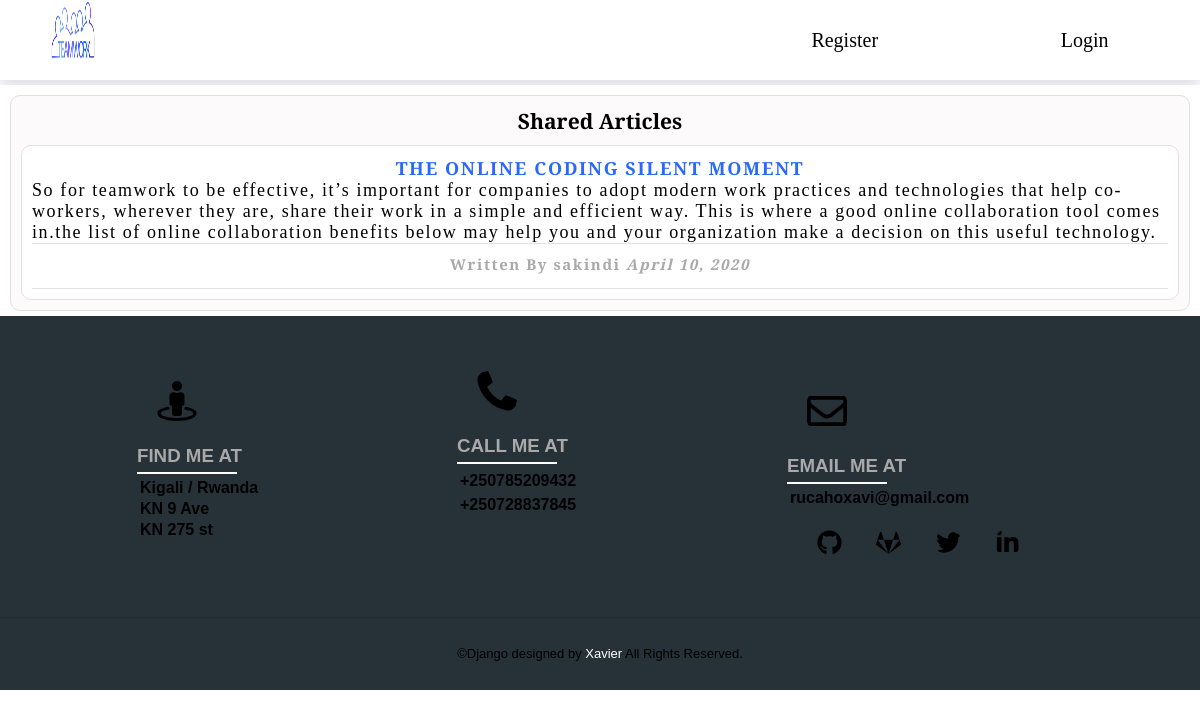
The page /post/26/ on the database its author committed.
### workdjango/models.py (models this page shows, shortened)
class Post(models.Model):
    title = models.CharField(max_length=100)
    content = models.TextField()
    date_posted = models.DateTimeField(default=timezone.now)
    author = models.ForeignKey(User, on_delete=models.CASCADE)

### workdjango/views.py (the view)
# urls.py: path('post/<int:pk>/', PostDetailView.as_view(), name='post-detail'),
class PostDetailView(DetailView):
    model = Post

### workdjango/templates/workdjango/post_detail.html (shortened to what this page needs)
{% extends "workdjango/base.html" %}
{% block content %}
<div class="shared-article-page">
  <div class="shared-form">
   <h3>Shared Articles</h3>
<div class="info-card">
<h4>{{ post.title }}</h4>
<p> {{ post.content }}</p>
<div class="more">
<h5 class="author">Written By {{ post.author }} <i class="date">{{ post.date_posted|date:"F d, Y" }}</i></h5>
</div>
</div>
</div>
</div>
{% endblock content %}

### workdjango/static/workdjango/nav.css (style rules this page uses)
:root { --primaryColor: rgb(40, 106, 247); --mainWhite: #ffffff; --mainGrey: #ececec; --mainBlack: #000000; --color-primary: #263238; --color-secondary: darkgrey; --mainSpacing: 0.1rem; --mainTransition: all .5s ease; }
* { margin: 0; padding: 0; box-sizing: border-box; }
body { font-family: 'Crimson Text'; font-size:18px; }

### workdjango/static/workdjango/view-articles.css (style rules this page uses)
:root { --primaryColor: rgb(40, 106, 247); --mainWhite: #ffffff; --mainGrey: #ececec; --mainBlack: #000000; --color-primary: #263238; --color-secondary: darkgrey; --mainSpacing: 0.1rem; --mainTransition: all .5s ease; }
.shared-article-page { background: #ffffff; width: 60%; height:auto; margin-top: 30px; margin-left: auto; margin-right: auto; }
.shared-form { position: relative; z-index: 1; background: rgb(252, 250, 250); width: 100%; margin: 0 auto 100px; padding: 45px; text-align: center; box-sizing: border-box; float:left; border: 1px solid #e1e1e1; border-radius: 10px; }
.info-card .more { border-bottom:1px solid #e1e1e1; height: 35px; }
.info-card { height: auto; box-sizing: border-box; padding: 10px 10px; width: 100%; text-align: center; border: 1px solid #e1e1e1; padding: 10px 10px; background: var(--mainWhite); margin-top: 10px; border-radius: 10px; }
.info-card h4 { text-transform: uppercase; color: var(--primaryColor); letter-spacing: var(--mainSpacing); }
.info-card p { text-align: left; letter-spacing: var(--mainSpacing); border-bottom: 1px solid #e1e1e1; }
.info-card .author { color: var(--color-secondary); margin-left: 0; margin-bottom: 0px; margin-top:10px; letter-spacing: var(--mainSpacing); }
.info-card .author .date { color: var(--color-secondary); letter-spacing: var(--mainSpacing); }
@media only screen and (min-width: 300px) and (max-width: 1200px) { .shared-article-page { width:100%; margin-bottom: 0px; padding: 10px; margin-top: 5px; } }
@media only screen and (min-width: 300px) and (max-width: 1200px) { .shared-form { width: 100%; padding: 10px; margin-bottom: 5px; } }
@media only screen and (min-width: 300px) and (max-width: 1200px) { .info-card { width:100%; height: auto; } }
@media only screen and (min-width: 300px) and (max-width: 1200px) { .info-card .author { margin: auto; margin-bottom: 10px; margin-top: 10px; } }
@media only screen and (min-width: 300px) and (max-width: 1200px) { .info-card .author .date { margin: auto; text-align: center; } }

### workdjango/static/workdjango/create.css (style rules this page uses)
:root { --primaryColor: rgb(40, 106, 247); --mainWhite: #ffffff; --mainGrey: #ececec; --color-primary: #263238; --color-secondary: darkgrey; --mainSpacing: 0.1rem; --mainTransition: all .5s ease; }

### workdjango/static/workdjango/write-article.css (style rules this page uses)
:root { --primaryColor: rgb(40, 106, 247); --mainWhite: #ffffff; --mainGrey: #ececec; --mainBlack: #000000; --color-primary: #263238; --color-secondary: darkgrey; --color-second: #5EC6FF; --mainSpacing: 0.1rem; --mainTransition: all .5s ease; }

### rows shown on the page
Post: title "THE ONLINE CODING SILENT MOMENT", content "So for teamwork to be effective, it’s important for companies to adopt modern work practices and technologies that help co-workers, wherever they are, share their work in a simple and efficient way. This is where a good online collaboration tool comes in.the list of online collaboration benefits below may help you and your organization make a decision on this useful technology.", author "sakindi", date_posted "April 10, 2020"
